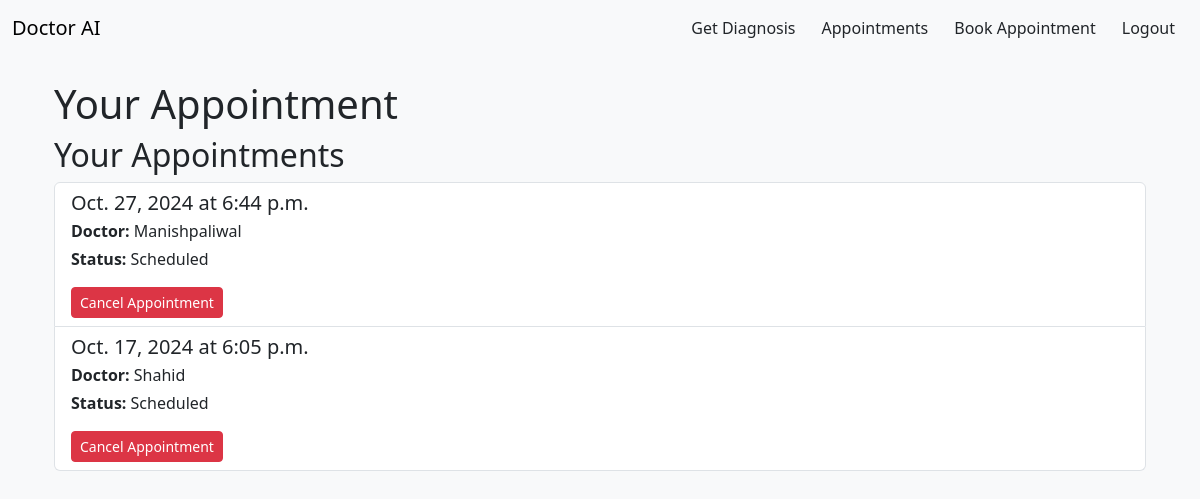
/diagnosis/dashboard/ (signed in), run on the app's committed database.
### diagnosis/models.py (models this page shows, shortened)
class Appointment(models.Model):
    STATUS_CHOICES = [
        ('Scheduled', 'Scheduled'),
        ('Completed', 'Completed'),
        ('Cancelled', 'Cancelled'),
        ('Pending', 'Pending'),
    ]
    doctor = models.ForeignKey(CustomUser, related_name='appointments', on_delete=models.CASCADE)
    patient = models.ForeignKey(CustomUser, related_name='patient_appointments', on_delete=models.CASCADE)
    date = models.DateField()
    time = models.TimeField()
    status = models.CharField(max_length=20, choices=STATUS_CHOICES, default='Scheduled')

### users/models.py (models this page shows, shortened)
class CustomUser(AbstractUser):
    ROLE_CHOICES = [
        ('doctor', 'Doctor'),
        ('patient', 'Patient'),
    ]
    SPECIALIST_CHOICES = [
        ('Cardiologist', 'Cardiologist'),
        ('Dermatologist', 'Dermatologist'),
        ('Pediatrician', 'Pediatrician'),
        ('Surgeon', 'Surgeon'),
        ('General Physician', 'General Physician'),
        ('Gastroenterologist', 'Gastroenterologist'),
        ('Other', 'Other')
    ]
    role = models.CharField(max_length=10, choices=ROLE_CHOICES, blank=True, null=True)  # Doctor or Patient
    full_name = models.CharField(max_length=255, blank=True, null=True)  # Doctor full name
    specialist = models.CharField(max_length=100, choices=SPECIALIST_CHOICES, blank=True, null=True)  # Dropdown specialist choices
    location = models.CharField(max_length=255, blank=True, null=True)  # Doctor's location (city, hospital, etc.)
    about = models.TextField(blank=True, null=True)
    class Meta:
        permissions = (("can_view_profile", "Can View Profile"),)
    patient_history = models.TextField(blank=True, null=True)

### diagnosis/views.py (the view)
# urls.py: path('dashboard/', views.patient_dashboard, name='patient_dashboard'),  # Patient Dashboard
@login_required
def patient_dashboard(request):
    appointments = Appointment.objects.filter(patient=request.user)
    context = {
        'appointments': appointments
    }
    return render(request, 'diagnosis/patient_dashboard.html', context)

### diagnosis/templates/diagnosis/patient_dashboard.html
{% extends "base.html" %}
{% block content %}
<div class="container mt-4">
    <h1>Your Appointment </h1>
    <div class="appointments-section">
      <h2>Your Appointments</h2>
      {% if appointments %}
        <div class="list-group">
          {% for appointment in appointments %}
            <div class="list-group-item">
              <h5 class="mb-1">{{ appointment.date }} at {{ appointment.time }}</h5>
              <p class="mb-1"><strong>Doctor:</strong> {{ appointment.doctor.username }}</p>
              <p><strong>Status:</strong> {{ appointment.status }}</p>
              <a href="{% url 'cancel_appointment' appointment.id %}" class="btn btn-danger btn-sm" onclick="return confirm('Are you sure you want to cancel this appointment?');">Cancel Appointment</a>
            </div>
          {% endfor %}
        </div>
      {% else %}
        <p>You have no appointments yet.</p>
      {% endif %}
    </div>
</div>
    {% endblock %}

### users/templates/base.html (shortened to what this page needs)
{% load bootstrap5 %}
{% load widget_tweaks %}
<!DOCTYPE html>
<html lang="en">
<head>
    {% load static %}
    <link rel="stylesheet" href="https://cdnjs.cloudflare.com/ajax/libs/font-awesome/6.0.0-beta3/css/all.min.css">
    <link href="https://cdn.jsdelivr.net/npm/bootstrap-icons/font/bootstrap-icons.css" rel="stylesheet">
    <link href="https://cdn.jsdelivr.net/npm/bootstrap@5.3.0/dist/css/bootstrap.min.css" rel="stylesheet">
    <link rel="stylesheet" href="{% static 'users/styles.css' %}">
</head>
<body>
    <nav class="navbar navbar-expand-lg navbar-light bg-light">
        <div class="container-fluid">
            <a class="navbar-brand" href="{% url 'diagnosis' %}">Doctor AI</a>
            <div class="collapse navbar-collapse" id="navbarNav">
                <ul class="navbar-nav ms-auto">
                    {% if user.is_authenticated %}
                        {% if user.role == 'patient' %}
                            <li class="nav-item">
                                <a class="btn" href="{% url 'diagnosis' %}">Get Diagnosis</a>
                            </li>
                            <li class="nav-item">
                                <a href="{% url 'patient_dashboard' %}" class="btn">Appointments</a>
                            </li>
                            <li>
                                <a href="{% url 'book_appointment' %}" class="btn">Book Appointment</a>
                            </li>
                        {% endif %}
                        <li class="nav-item">
                            <a class="btn" href="{% url 'logout' %}">Logout</a>
                        </li>
                    {% else %}
                        <li class="nav-item">
                            <a class="btn" href="{% url 'login' %}">Login</a>
                        </li>
                    {% endif %}
                </ul>
            </div>
        </div>
    </nav>
    <div class="container mt-4">
        {% block content %}{% endblock %}
    </div>
</body>
</html>

### users/static/users/styles.css (style rules this page uses)
body { background-color: #f8f9fa; }

### data on the page
Appointment: date "Oct. 27, 2024", time "6:44 p.m.", doctor.username "Manishpaliwal", status "Scheduled"
Appointment: date "Oct. 17, 2024", time "6:05 p.m.", doctor.username "Shahid", status "Scheduled"
